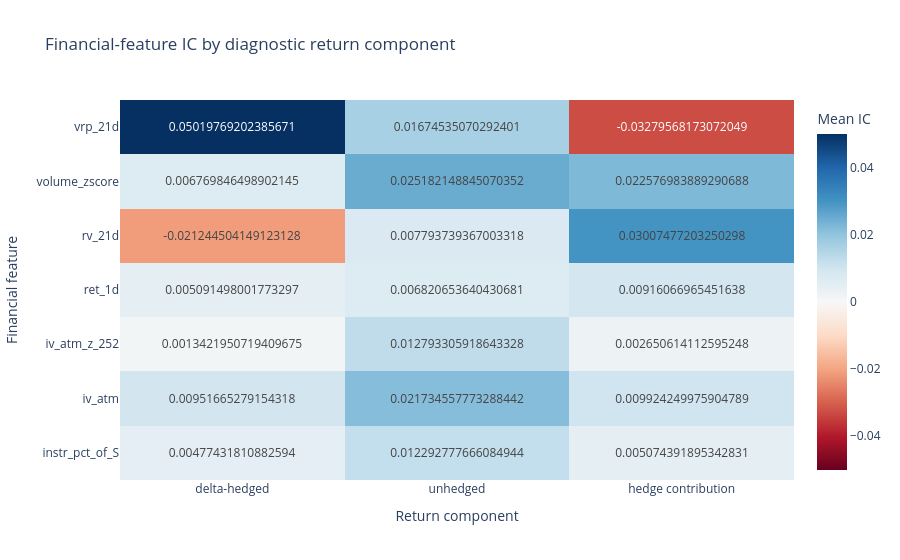

Source (notebook cell):
### Markdown cell above
## Return decomposition

The same validation rows compare the delta-hedged label, the unhedged label, and their difference.

### Code cell
decomposition = validation.join(
    unhedged_label.rename({UNHEDGED_LABEL: "unhedged_return"}),
    on=join_keys,
    how="inner",
    validate="1:1",
).with_columns((pl.col("unhedged_return") - pl.col(DIAGNOSTIC_LABEL)).alias("hedge_contribution"))
decomposition_features = (
    "iv_atm_z_252",
    "vrp_21d",
    "iv_atm",
    "instr_pct_of_S",
    "ret_1d",
    "rv_21d",
    "volume_zscore",
)
decomposition_targets = {
    "delta-hedged": DIAGNOSTIC_LABEL,
    "unhedged": "unhedged_return",
    "hedge contribution": "hedge_contribution",
}
decomposition_ic = pl.DataFrame(
    [
        {
            "feature": feature,
            "target": target_name,
            "mean_ic": mean_daily_ic(decomposition, feature, target),
        }
        for feature in decomposition_features
        for target_name, target in decomposition_targets.items()
    ]
)

heatmap = decomposition_ic.pivot(
    on="target",
    index="feature",
    values="mean_ic",
    aggregate_function="first",
).sort("feature")
target_columns = list(decomposition_targets)
fig = go.Figure(
    go.Heatmap(
        z=heatmap.select(target_columns).to_numpy(),
        x=target_columns,
        y=heatmap.get_column("feature").to_list(),
        colorscale="RdBu",
        zmid=0,
        texttemplate="%{z:+.3f}",
        colorbar={"title": "Mean IC"},
    )
)
fig.update_layout(
    title="Financial-feature IC by diagnostic return component",
    xaxis_title="Return component",
    yaxis_title="Financial feature",
)
fig.show()
decomposition_ic

### Figure 1 — Plotly figure (JSON) as saved in the notebook; plotly's stock layout.template omitted (floating-point values rounded to 4 significant figures)
{"data": [{"colorbar": {"title": {"text": "Mean IC"}}, "colorscale": [[0.0, "rgb(103,0,31)"], [0.1, "rgb(178,24,43)"], [0.2, "rgb(214,96,77)"], [0.3, "rgb(244,165,130)"], [0.4, "rgb(253,219,199)"], [0.5, "rgb(247,247,247)"], [0.6, "rgb(209,229,240)"], [0.7, "rgb(146,197,222)"], [0.8, "rgb(67,147,195)"], [0.9, "rgb(33,102,172)"], [1.0, "rgb(5,48,97)"]], "texttemplate": "%{z:+.3f}", "type": "heatmap", "x": ["delta-hedged", "unhedged", "hedge contribution"], "y": ["instr_pct_of_S", "iv_atm", "iv_atm_z_252", "ret_1d", "rv_21d", "volume_zscore", "vrp_21d"], "z": [[0.004774, 0.01229, 0.005074], [0.009517, 0.02173, 0.009924], [0.001342, 0.01279, 0.002651], [0.005091, 0.006821, 0.009161], [-0.02124, 0.007794, 0.03007], [0.00677, 0.02518, 0.02258], [0.0502, 0.01675, -0.0328]], "zmid": 0}], "layout": {"title": {"text": "Financial-feature IC by diagnostic return component"}, "xaxis": {"title": {"text": "Return component"}}, "yaxis": {"title": {"text": "Financial feature"}}}}
